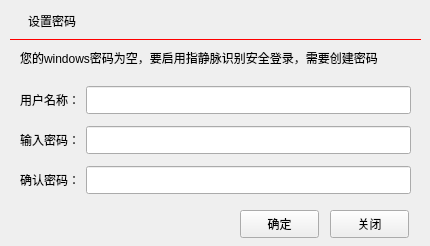
<?xml version="1.0" encoding="UTF-8"?>
<ui version="4.0">
 <class>CreateUserDialog</class>
 <widget class="QDialog" name="CreateUserDialog">
  <property name="geometry">
   <rect>
    <x>0</x>
    <y>0</y>
    <width>430</width>
    <height>246</height>
   </rect>
  </property>
  <property name="windowTitle">
   <string>Dialog</string>
  </property>
  <property name="styleSheet">
   <string notr="true"/>
  </property>
  <widget class="QLabel" name="label">
   <property name="geometry">
    <rect>
     <x>20</x>
     <y>50</y>
     <width>361</width>
     <height>16</height>
    </rect>
   </property>
   <property name="text">
    <string>您的windows密码为空，要启用指静脉识别安全登录，需要创建密码</string>
   </property>
  </widget>
  <widget class="QWidget" name="layoutWidget">
   <property name="geometry">
    <rect>
     <x>20</x>
     <y>80</y>
     <width>391</width>
     <height>121</height>
    </rect>
   </property>
   <layout class="QGridLayout" name="gridLayout">
    <item row="0" column="0">
     <layout class="QHBoxLayout" name="horizontalLayout">
      <item>
       <widget class="QLabel" name="label_2">
        <property name="text">
         <string>用户名称：</string>
        </property>
       </widget>
      </item>
      <item>
       <widget class="QLineEdit" name="lineEditUser">
        <property name="minimumSize">
         <size>
          <width>0</width>
          <height>28</height>
         </size>
        </property>
        <property name="readOnly">
         <bool>true</bool>
        </property>
       </widget>
      </item>
     </layout>
    </item>
    <item row="1" column="0">
     <layout class="QHBoxLayout" name="horizontalLayout_2">
      <item>
       <widget class="QLabel" name="label_3">
        <property name="text">
         <string>输入密码：</string>
        </property>
       </widget>
      </item>
      <item>
       <widget class="QLineEdit" name="lineEditPass">
        <property name="minimumSize">
         <size>
          <width>0</width>
          <height>28</height>
         </size>
        </property>
       </widget>
      </item>
     </layout>
    </item>
    <item row="2" column="0">
     <layout class="QHBoxLayout" name="horizontalLayout_3">
      <item>
       <widget class="QLabel" name="label_4">
        <property name="text">
         <string>确认密码：</string>
        </property>
       </widget>
      </item>
      <item>
       <widget class="QLineEdit" name="lineEditPassword">
        <property name="minimumSize">
         <size>
          <width>0</width>
          <height>28</height>
         </size>
        </property>
       </widget>
      </item>
     </layout>
    </item>
   </layout>
  </widget>
  <widget class="QToolButton" name="btnCancel">
   <property name="geometry">
    <rect>
     <x>330</x>
     <y>210</y>
     <width>79</width>
     <height>28</height>
    </rect>
   </property>
   <property name="sizePolicy">
    <sizepolicy hsizetype="Preferred" vsizetype="Preferred">
     <horstretch>0</horstretch>
     <verstretch>0</verstretch>
    </sizepolicy>
   </property>
   <property name="styleSheet">
    <string notr="true">QToolButton{image:url(:/images/button.png);}</string>
   </property>
   <property name="text">
    <string>关闭</string>
   </property>
  </widget>
  <widget class="QToolButton" name="btnOk">
   <property name="geometry">
    <rect>
     <x>240</x>
     <y>210</y>
     <width>79</width>
     <height>28</height>
    </rect>
   </property>
   <property name="sizePolicy">
    <sizepolicy hsizetype="Preferred" vsizetype="Preferred">
     <horstretch>0</horstretch>
     <verstretch>0</verstretch>
    </sizepolicy>
   </property>
   <property name="styleSheet">
    <string notr="true">QToolButton{image:url(:/images/button.png);}</string>
   </property>
   <property name="text">
    <string>确定</string>
   </property>
  </widget>
  <widget class="QWidget" name="widgetTitle" native="true">
   <property name="geometry">
    <rect>
     <x>10</x>
     <y>0</y>
     <width>411</width>
     <height>40</height>
    </rect>
   </property>
   <property name="minimumSize">
    <size>
     <width>0</width>
     <height>40</height>
    </size>
   </property>
   <property name="maximumSize">
    <size>
     <width>16777215</width>
     <height>40</height>
    </size>
   </property>
   <property name="styleSheet">
    <string notr="true">.QWidget{border-bottom:1px solid #FF0000;}</string>
   </property>
   <widget class="QLabel" name="labelTitelText">
    <property name="geometry">
     <rect>
      <x>18</x>
      <y>10</y>
      <width>261</width>
      <height>21</height>
     </rect>
    </property>
    <property name="text">
     <string>设置密码</string>
    </property>
   </widget>
  </widget>
  <widget class="QLabel" name="labelErrorMsg">
   <property name="geometry">
    <rect>
     <x>80</x>
     <y>200</y>
     <width>151</width>
     <height>41</height>
    </rect>
   </property>
   <property name="text">
    <string/>
   </property>
   <property name="wordWrap">
    <bool>true</bool>
   </property>
  </widget>
 </widget>
 <resources/>
 <connections/>
</ui>
